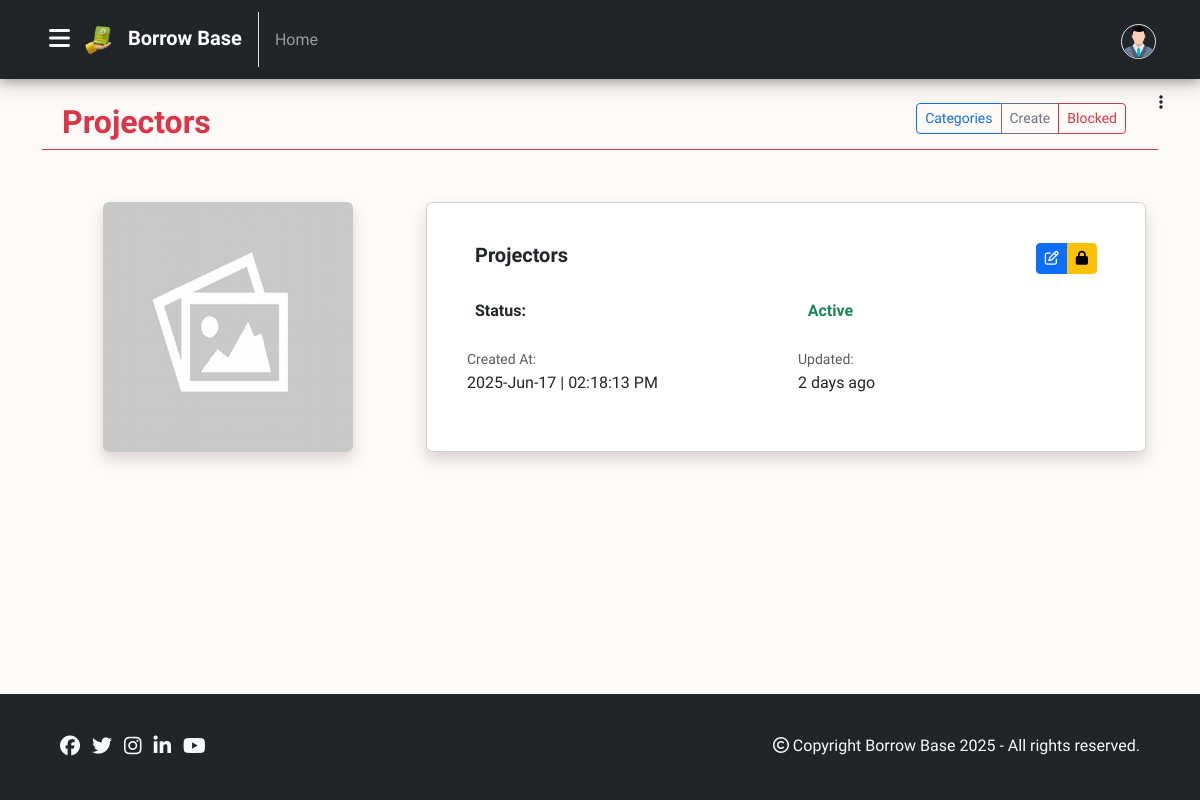
Screenshot of /admin/categories/view.php?id=5 (signed in) with the database file from the repository.
### tables this page shows
CREATE TABLE `categories` (
  `id` int(11) NOT NULL,
  `name` varchar(255) NOT NULL,
  `image` varchar(255) DEFAULT NULL,
  `status` tinyint(1) DEFAULT 1,
  `created_at` datetime NOT NULL DEFAULT current_timestamp(),
  `updated_at` datetime NOT NULL DEFAULT current_timestamp()
);

### logics/db.php (called while the page is built, shortened)
<?php
class db
{
	private $dbHost = "localhost";
	private $dbUser = "root";
	private $dbPassword = "";
	private $dbName = "borrow_base";
	private $mysqli = "";
	private $conn = false;
	public function __construct()
	{
		if(!$this->conn)
		{
			$this->mysqli = new mysqli($this->dbHost, $this->dbUser, $this->dbPassword, $this->dbName);
			$this->conn = true;
		}
		else
		{
			return true;
		}
	}
	public function dynamicallyBindParameters($query, $params)
	{
		$types = '';
	        foreach($params as $param)
	        {
	            if(is_int($param))
	            {	$types .= 'i';	}
	            elseif (is_float($param))
	            {	$types .= 'd';	}
	            elseif (is_string($param))
	            {   $types .= 's';	}
	            else
	            {   $types .= 'b';	}
	        }
	        $bind_names[] = $types;
	        for ($i=0; $i<count($params);$i++)
	        {
	            $bind_name = 'bind' . $i;
	            $bind_names[] = &$$bind_name;
	        }
	        return $bind_names;
	}
	public function executeSQL($query, $params, $select = false)
	{
	    if (!empty($params))
	    {
	        $bind_names = $this->dynamicallyBindParameters($query, $params);
			$query = $this->mysqli->prepare($query);
	        call_user_func_array(array($query,'bind_param'), $bind_names);
	        $query->execute();
	        if($select)
	        {
	        	$result = $query->get_result()->fetch_all(MYSQLI_ASSOC);
	    	}
	    }
	    return $result;
	}
	public function timestampToCustomHumanReadable($timestamp) {
        $currentTimestamp = time();
        $timeDifference = abs($currentTimestamp - $timestamp);
        $secondsPerMinute = 60;
        $secondsPerHour = $secondsPerMinute * 60;
        $secondsPerDay = $secondsPerHour * 24;
        $secondsPerWeek = $secondsPerDay * 7;
        $secondsPerMonth = $secondsPerDay * 30;
        $secondsPerYear = $secondsPerDay * 365;
        if ($timeDifference >= $secondsPerYear) {
            $years = floor($timeDifference / $secondsPerYear);
            return $years . " year" . ($years > 1 ? "s" : "") . " ago";
        } elseif ($timeDifference >= $secondsPerMonth) {
            $months = floor($timeDifference / $secondsPerMonth);
            return $months . " month" . ($months > 1 ? "s" : "") . " ago";
        } elseif ($timeDifference >= $secondsPerWeek) {
            $weeks = floor($timeDifference / $secondsPerWeek);
            return $weeks . " week" . ($weeks > 1 ? "s" : "") . " ago";
        } elseif ($timeDifference >= $secondsPerDay) {
            $days = floor($timeDifference / $secondsPerDay);
            return $days . " day" . ($days > 1 ? "s" : "") . " ago";
        } elseif ($timeDifference >= $secondsPerHour) {
            $hours = floor($timeDifference / $secondsPerHour);
            return $hours . " hour" . ($hours > 1 ? "s" : "") . " ago";
        } else {
            $minutes = floor($timeDifference / $secondsPerMinute);
            return $minutes . " minute" . ($minutes > 1 ? "s" : "") . " ago";
        }
    }
}
?>

### admin/includes/header.php (called while the page is built, shortened)
<?php
include('../../logics/db.php');
$obj = new db();
include('variables.php');
?>

### admin/categories/variables.php (called while the page is built, shortened)
<?php
$plural = "categories";
?>

### admin/categories/view.php (the view, shortened to what this page needs)
<?php
include('../includes/header.php');
$id = $_GET['id'];
$paramList = [$id];
$sql = "SELECT * FROM $plural WHERE id = ?";
$result = $obj->executeSQL($sql, $paramList, true);
if($result == '' || empty($result))
{
    $_SESSION['error'] = "Something went wrong.";
    header('location: index.php'); die();
}
else
{
    $row = $result[0];
}
?>
<!DOCTYPE html>
<html lang="en">
<head>
    <?php include('../includes/head-contents.php'); ?>
</head>
<body>
    <?php include('../includes/admin-navbar.php'); ?>
    <?php include('../includes/admin-sidebar.php'); ?>
    <div class="container my-4">
        <div class="row px-2">
            <div class="col-6">
                <h2 class="text-danger fw-bold"><?php echo $row['name']; ?></h2>
            </div>
            <div class="col-6 text-end">
                <div class="btn-group" role="group" aria-label="Basic outlined example">
                    <a href="index.php" type="button" class="btn btn-sm btn-outline-primary"><?php echo ucwords($plural); ?></a>
                    <a href="create.php" type="button" class="btn btn-sm btn-outline-secondary">Create</a>
                    <a href="blocked.php" type="button" class="btn btn-sm btn-outline-danger">Blocked</a>
                </div>
            </div>
        </div>
        <hr class="text-danger opacity-100 my-0">
    </div>
    <div class="container my-5 px-4 py-1">
    <div class="row">
        <div class="col-md-4 text-center">
            <?php $img = empty($row['image']) ? "../../images/placeholder.png" : "../uploads/$plural/" . $row['image']?>
            <img src="<?php echo $img; ?>" class="img img-fluid shadow rounded mb-4 entityImage" alt="User Image">
        </div>
        <div class="col-md-8">
            <div class="card shadow rounded p-4">
                <div class="card-body">
                    <div class="row px-2">
                        <div class="col-6">
                            <h5 class="card-title mb-4 fw-bold"><?php echo $row['name']; ?></h5>
                        </div>
                        <div class="col-6 text-end">
                            <div class="btn-group" role="group" aria-label="Basic outlined example">
                                <a href="edit.php?id=<?php echo $row['id'] ?>" class="btn btn-primary btn-sm p-1 px-2 icon-button" id="btnEdit">
                                <i class="fa fa-edit" data-bs-toggle="tooltip" data-bs-placement="top" title="Edit"></i>
                                </a>
                                <?php if($row['status'] == 0) { ?>
                                    <a href="unblock.php?id=<?php echo $row['id'] ?>" class="block btn btn-warning btn-sm p-1 px-2 icon-button">
                                    <i class="fa fa-lock-open" data-bs-toggle="tooltip" data-bs-placement="top" title="Unblock"></i>
                                    </a>
                                <?php } else { ?>
                                    <a href="block.php?id=<?php echo $row['id'] ?>" class="block btn btn-warning btn-sm p-1 px-2 icon-button">
                                    <i class="fa fa-lock" data-bs-toggle="tooltip" data-bs-placement="top" title="Block"></i>
                                    </a>
                                <?php  } ?>
                            </div>
                        </div>
                    </div>
                    <table class="table table-borderless">
                        <tr>
                            <?php
                                $status = "";
                                $statusClass = "";
                                if ($row['status'] == "1") {
                                    $status =  "Active";
                                    $statusClass = "text-success";
                                } elseif ($row['status'] == "0") {
                                    $status =  "Blocked";
                                    $statusClass = "text-danger";
                                }
                            ?>
                            <td class="fw-bold">Status:</td>
                            <td class="<?php echo $statusClass; ?> fw-bold"><?php echo $status; ?></td>
                        </tr>
                    </table>
                    <div class="row">
                        <div class="col">
                            <small class="text-muted">Created At:</small>
                            <p><?php echo date('Y-M-d | h:i:s A', strtotime($row["created_at"])); ?></p>
                        </div>
                        <div class="col">
                            <small class="text-muted">Updated:</small>
                            <?php $date = strtotime($row["updated_at"]); ?>
                            <p><?php echo $obj->timestampToCustomHumanReadable($date); ?></p>
                        </div>
                    </div>
                </div>
            </div>
        </div>
    </div>
</div>
    <?php include('../../includes/footer.php'); ?>
</body>
</html>

### css/style.css (style rules this page uses)
* { font-family: 'Cabin', Helvetica, sans-serif; }
body { min-height: 100vh; position: relative; margin: 0; padding-bottom: 100px; box-sizing: border-box; background-color: #FFFAF8; }
.entityImage { width: 250px; height: 250px; }

### rows the page displays
categories: name "Projectors", status "Active", created_at "2025-Jun-17 | 02:18:13 PM", updated_at "2 days ago"

### other values shown
WEBSITE_NAME "Borrow Base"
$plural "Categories"
